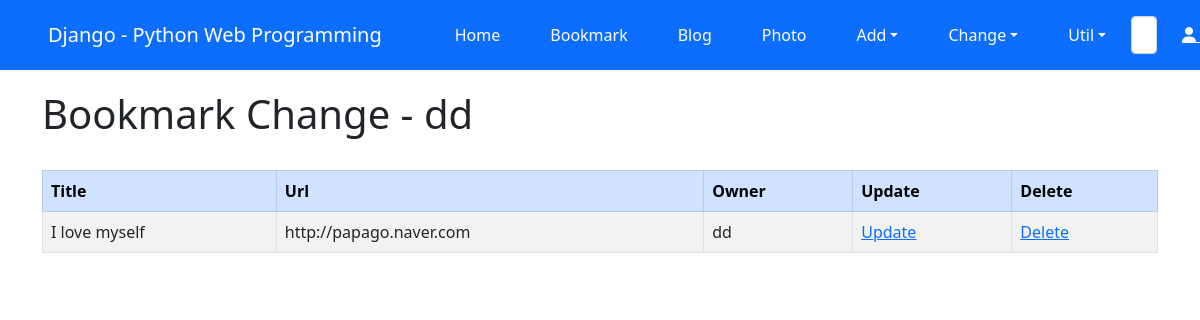
Page /bookmark/change/ (signed in) on the committed database.
### bookmark/models.py (models this page shows, shortened)
class Bookmark(models.Model):
    title = models.CharField('TITLE', max_length=100, blank=True)
    url = models.URLField('URL', unique=True)
    owner = models.ForeignKey(User, on_delete=models.CASCADE, blank=True, null=True)

### bookmark/views.py (the view)
# urls.py: path('change/', views.BookmarkChangeLV.as_view(), name='change'),
class BookmarkChangeLV(LoginRequiredMixin, ListView):
    template_name = 'bookmark/bookmark_change_list.html'
    def get_queryset(self):
        return Bookmark.objects.filter(owner=self.request.user)

### bookmark/templates/bookmark/bookmark_change_list.html (shortened to what this page needs)
{% extends 'base.html' %}
{% block content %}
    <h1>Bookmark Change - {{user}}</h1>
    <br>
    <table class="table table-bordered table-condensesd table-striped">
        <thead>
            <tr class="table-primary">
                <th>Title</th>
                <th>Url</th>
                <th>Owner</th>
                <th>Update</th>
                <th>Delete</th>
            </tr>
        </thead>
        <tbody>
            {% for item in object_list %}
            <tr>
                <td>{{ item.title }}</td>
                <td>{{ item.url }}</td>
                <td>{{ item.owner }}</td>
                <td><a href="{% url 'bookmark:update' item.id %}">Update</a></td>
                <td><a href="{% url 'bookmark:delete' item.id %}">Delete</a></td>
            </tr>
            {% endfor %}
        </tbody>
    </table>
{% endblock content %}

### rows in the picture
Bookmark: title "I love myself", url "http://papago.naver.com", owner "dd"

### other values in the picture
{{ user }} "dd"
